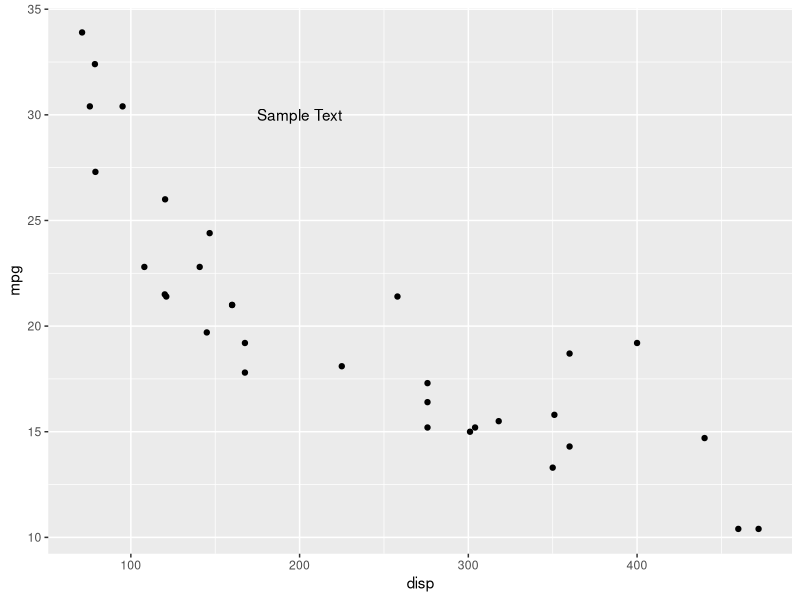
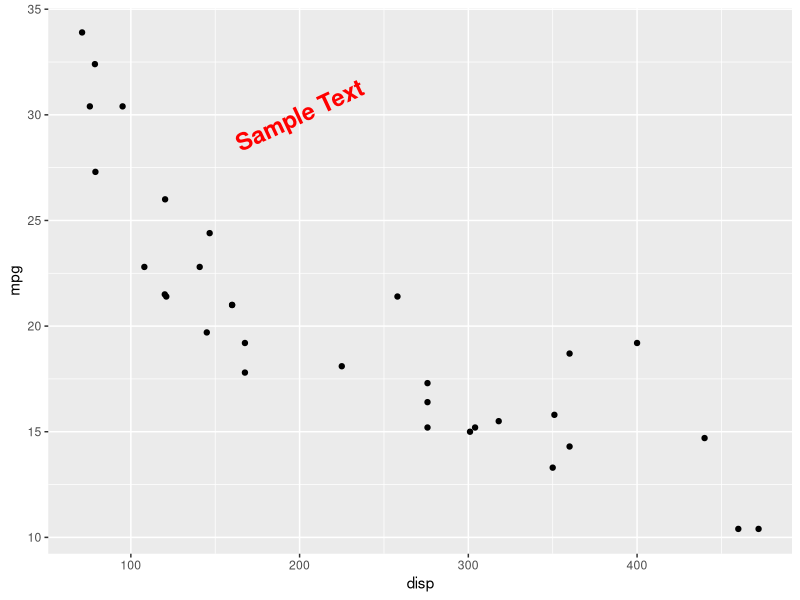

Recreate these plots in R, in order.
## ---- chunk 1
library(ggplot2)
library(dplyr)
library(tidyr)
## ---- chunk 2
ggplot(mtcars) +
  geom_point(aes(disp, mpg)) +
  annotate('text', x = 200, y = 30, label = 'Sample Text')
## ---- chunk 3
ggplot(mtcars) +
  geom_point(aes(disp, mpg)) +
  annotate('text', x = 200, y = 30, label = 'Sample Text',
           color = 'red', size = 6, fontface = 'bold', angle = 25)
